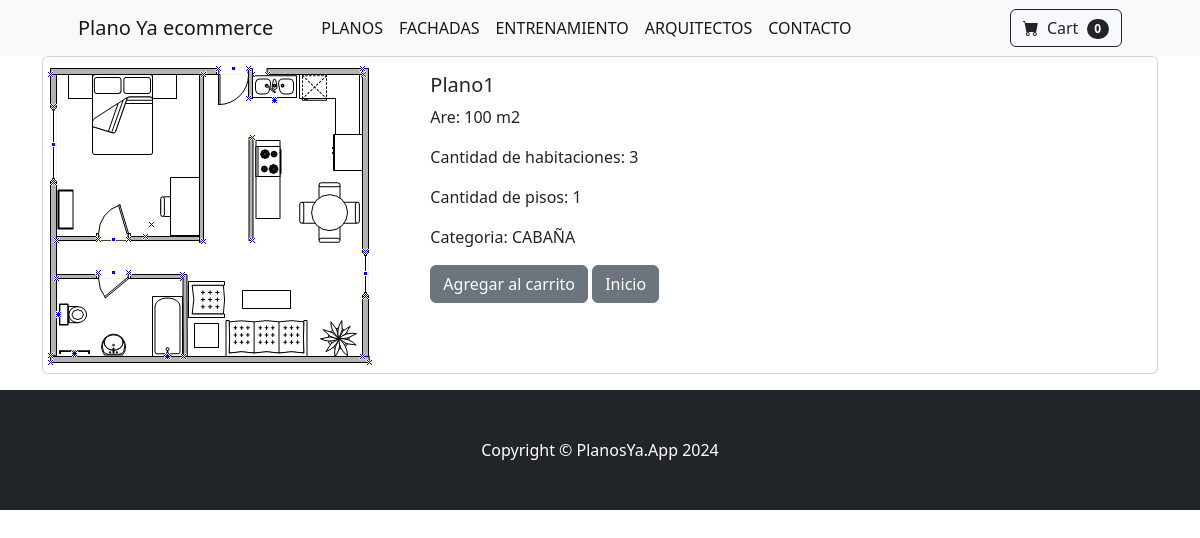
Page /product/1 on the committed database.
### store/models.py (models this page shows, shortened)
class Product(models.Model):
    name = models.CharField(max_length=50)
    price = models.IntegerField(default=10)
    dimension = models.IntegerField(default=1)
    cantRoom = models.IntegerField(default=1)
    cantFloor = models.IntegerField(default=1)
    description = models.CharField(max_length=250, default='', blank=True, null=True)
    image = models.ImageField(upload_to='uploads/product/')
    category = models.ForeignKey(Category, on_delete=models.CASCADE, default=1)
    width = models.IntegerField(default=1)

class Category(models.Model):
    name = models.CharField(max_length=20)
    image = image = models.ImageField(upload_to='uploads/product/', blank=True, null=True)
    def __str__(self):
        return self.name

### store/views.py (the view)
# urls.py: path('product/<int:pk>', views.product, name='product'),
def product(request, pk):
    product = Product.objects.get(id=pk)
    return render(request, 'product.html', {'product':product})

### cart/cart.py (called while the page is built)
    def __len__(self):
        return len(self.cart)

### cart/context_processors.py (called while the page is built)
def cart(request):
    return {'cart': Cart(request)}

### store/templates/product.html (shortened to what this page needs)
{% extends 'base.html' %}
{% block content %}
<div class="container">
    <div class="card mb-3">
        <div class="row g-0">
            <div class="col-md-4">
                <img src="{{ product.image.url }}" class="img-fluid rounded-start" alt="">
            </div>
            <div class="col-md-8">
                <div class="card-body">
                    <h5 class="card-title">{{ product.name }}</h5>
                    <p class="card-text"> Are: {{product.dimension}} m2</p>
                    <p class="card-text"> Cantidad de habitaciones: {{product.cantRoom}}</p>
                    <p class="card-text"> Cantidad de pisos: {{product.cantFloor}}</p>
                    <p class="card-text"> Categoria: {{product.category}}</p>
                    <button value="{{ product.id }}" class="btn btn-secondary" id="addCart"> Agregar al carrito </button>
                    <a href="{%url 'home'%}" class="btn btn-secondary">Inicio</a>
                </div>
            </div>
        </div>
    </div>
</div>
{% endblock %}

### rows in the picture
Product: image (picture), name "Plano1", dimension "100", cantRoom "3", cantFloor "1", category "CABAÑA"

### other values in the picture
{{ cart|length }} "0"
